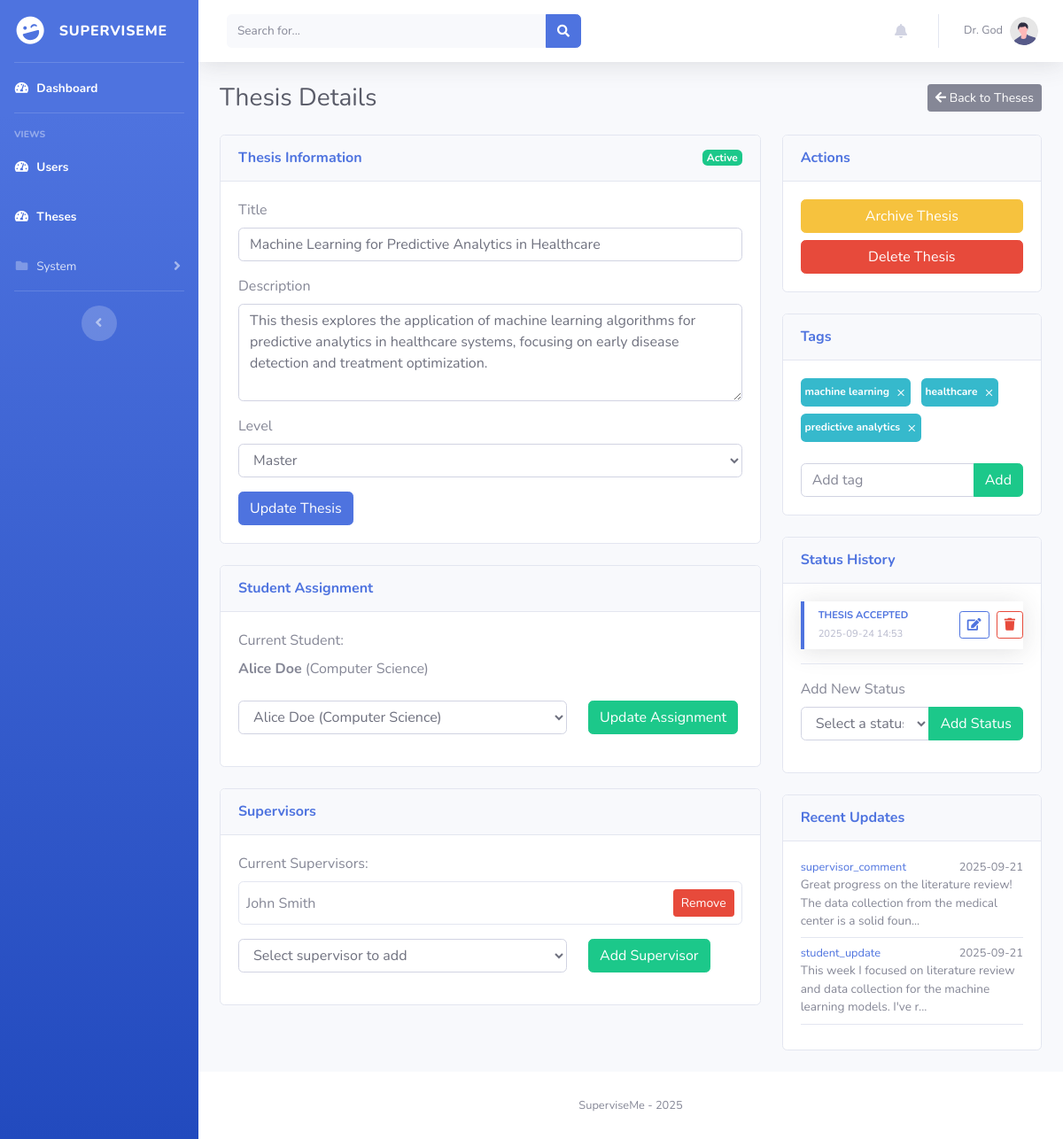
/admin/thesis/1 (signed in), run on an earlier commit of the app's database.
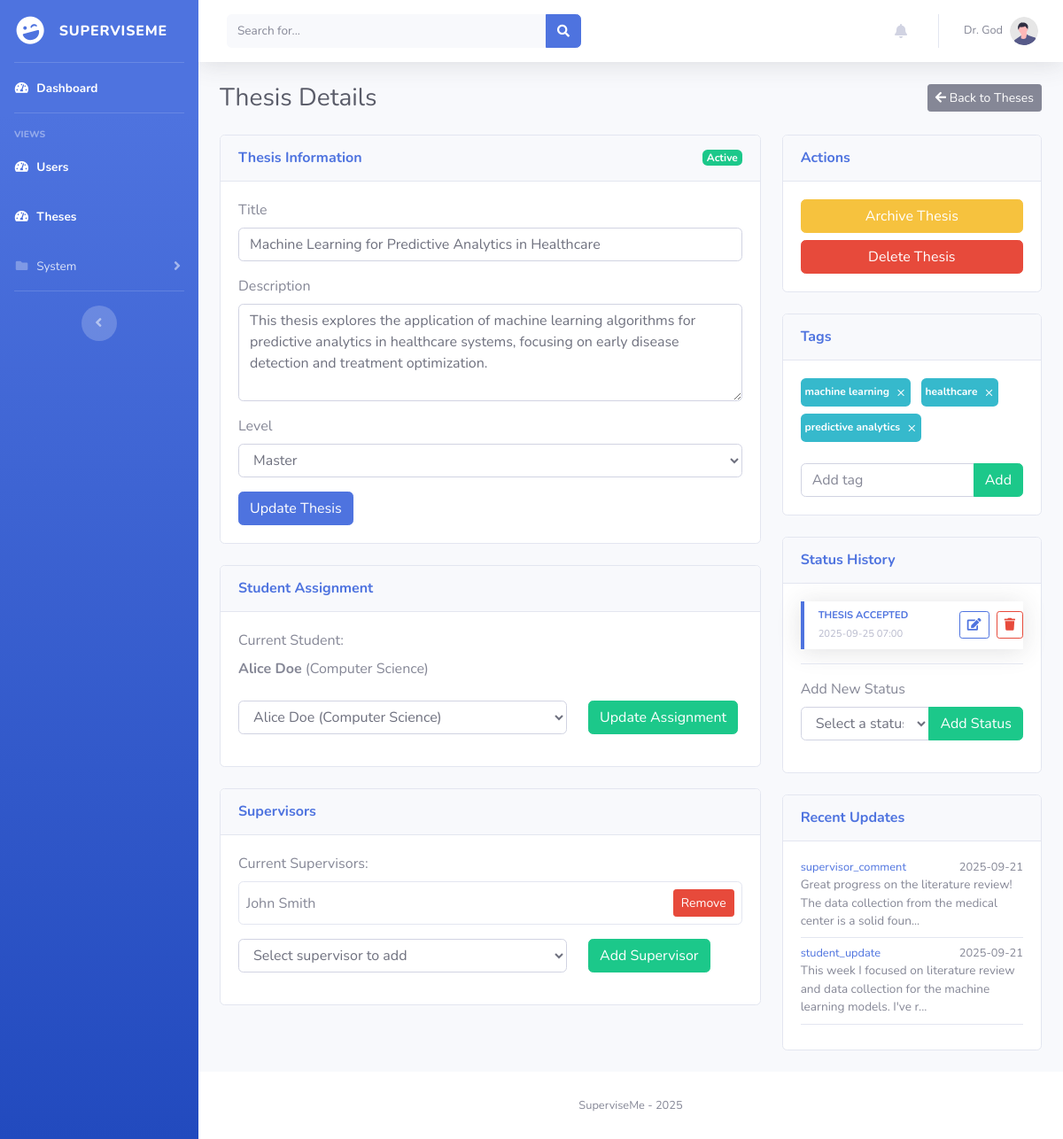
And on a later commit of the database.
### superviseme/models.py (models this page shows)
class Thesis_Status(db.Model):
    __tablename__ = "thesis_status"
    id = db.Column(db.Integer, primary_key=True)
    thesis_id = db.Column(db.Integer, db.ForeignKey("thesis.id"), nullable=False)
    status = db.Column(db.String(20), nullable=False)
    updated_at = db.Column(db.Integer, nullable=False)
    thesis = db.relationship("Thesis", backref="status", lazy=True)

### superviseme/routes/admin.py (the view)
@admin.route("/admin/thesis/<int:thesis_id>")
@login_required
def thesis_detail(thesis_id):
    privilege_check = check_privileges(current_user.username, role="admin")
    if privilege_check is not True:
        return privilege_check
    thesis = Thesis.query.get_or_404(thesis_id)
    author = User_mgmt.query.get(thesis.author_id) if thesis.author_id else None
    supervisors_rel = Thesis_Supervisor.query.filter_by(thesis_id=thesis_id).all()
    supervisors = [User_mgmt.query.get(rel.supervisor_id) for rel in supervisors_rel]
    status_history = Thesis_Status.query.filter_by(thesis_id=thesis_id).order_by(Thesis_Status.updated_at.desc()).all()
    tags = Thesis_Tag.query.filter_by(thesis_id=thesis_id).all()
    updates = Thesis_Update.query.filter_by(thesis_id=thesis_id).order_by(Thesis_Update.created_at.desc()).all()
    students = User_mgmt.query.filter_by(user_type="student").all()
    all_supervisors = User_mgmt.query.filter_by(user_type="supervisor").all()
    return render_template("/admin/thesis_detail.html",
                         current_user=current_user,
                         thesis=thesis,
                         author=author,
                         supervisors=supervisors,
                         status_history=status_history,
                         tags=tags,
                         updates=updates,
                         students=students,
                         all_supervisors=all_supervisors,
                         datetime=datetime.datetime)

### superviseme/utils/logging_config.py (called while the page is built)
def log_request_response(app, loggers):
    @app.before_request
    def log_request_info():
        loggers['access_logger'].info("Request started", extra={
            'event_type': 'request_start',
            'endpoint': request.endpoint,
            'url_rule': str(request.url_rule) if request.url_rule else None,
            'content_length': request.content_length,
            'content_type': request.content_type
        })
    @app.after_request
    def log_response_info(response):
        loggers['access_logger'].info("Request completed", extra={
            'event_type': 'request_end',
            'status_code': response.status_code,
            'content_length': response.content_length,
            'content_type': response.content_type
        })
        return response

### superviseme/utils/miscellanea.py (called while the page is built, shortened)
def check_privileges(username, role="admin"):
    user = User_mgmt.query.filter_by(username=username).first()
    if not user:
        abort(404)
    return True

### superviseme/templates/admin/thesis_detail.html (shortened to what the changed rows need)
{% include 'admin/components/header.html' %}
<body id="page-top">
    <div id="wrapper">
        <div id="content-wrapper" class="d-flex flex-column">
            <div id="content">
                <div class="container-fluid">
                    <div class="d-sm-flex align-items-center justify-content-between mb-4">
                        <h1 class="h3 mb-0 text-gray-800">Thesis Details</h1>
                    </div>
                    <div class="row">
                        <div class="col-xl-4 col-lg-4">
                            <div class="card mb-4">
                                <div class="card-body">
                                    {% if status_history %}
                                        {% for status in status_history %}
                                            <div class="border-left-primary shadow h-100 py-2 pl-3 mb-2 d-flex justify-content-between align-items-center">
                                                <div class="flex-grow-1">
                                                    <div class="text-xs font-weight-bold text-primary text-uppercase mb-1">
                                                        {{ status.status }}
                                                    </div>
                                                    <div class="text-xs text-gray-500">
                                                        {{ datetime.fromtimestamp(status.updated_at).strftime('%Y-%m-%d %H:%M') }}
                                                    </div>
                                                </div>
                                                <div class="ml-2">
                                                    <button type="button" class="btn btn-sm btn-outline-primary mr-1" data-toggle="modal" data-target="#editStatusModal{{ status.id }}">
                                                        <i class="fas fa-edit"></i>
                                                    </button>
                                                    <form style="display: inline-block;" action="/admin/delete_thesis_status" method="POST" onsubmit="return confirm('Are you sure you want to delete this status entry?')">
                                                        <button type="submit" class="btn btn-sm btn-outline-danger">
                                                            <i class="fas fa-trash"></i>
                                                        </button>
                                                    </form>
                                                </div>
                                            </div>
                                        {% endfor %}
                                    {% else %}
                                        <p class="text-muted">No status history available</p>
                                    {% endif %}
                                </div>
                            </div>
                        </div>
                    </div>
                </div>
            </div>
            {% include 'admin/components/footer.html' %}
</body>
</html>

What changed in the data, as far as the page shows it:
changed Thesis_Status "THESIS ACCEPTED": fromtimestamp "2025-09-24 14:53" → "2025-09-25 07:00"
